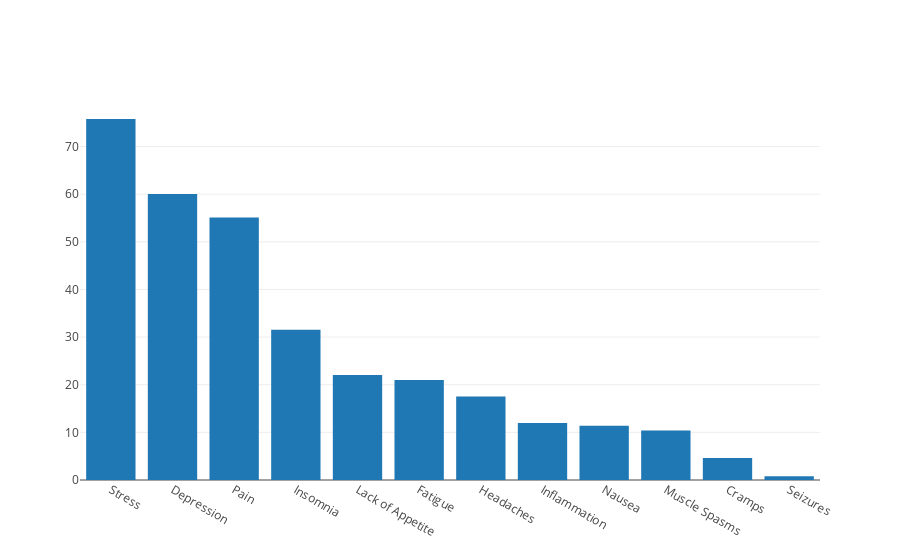

The cell this chart's notebook holds for it:
### Code cell
medical = ['Stress', 'Pain', 'Depression', 'Lack of Appetite', 'Fatigue', 'Inflammation', 'Insomnia', 
          'Seizures', 'Muscle Spasms', 'Cramps', 'Nausea', 'Headaches']
plot_bar(df, medical)

### Figure 1 — Plotly figure (JSON) as saved in the notebook; plotly's stock layout.template omitted (floating-point values rounded to 4 significant figures)
{"data": [{"transforms": [{"order": "descending", "target": "y", "type": "sort"}], "type": "bar", "x": ["Stress", "Pain", "Depression", "Lack of Appetite", "Fatigue", "Inflammation", "Insomnia", "Seizures", "Muscle Spasms", "Cramps", "Nausea", "Headaches"], "y": [75.79, 55.09, 60.02, 22.02, 21.0, 11.95, 31.55, 0.8044, 10.38, 4.613, 11.4, 17.56]}], "layout": {}}
